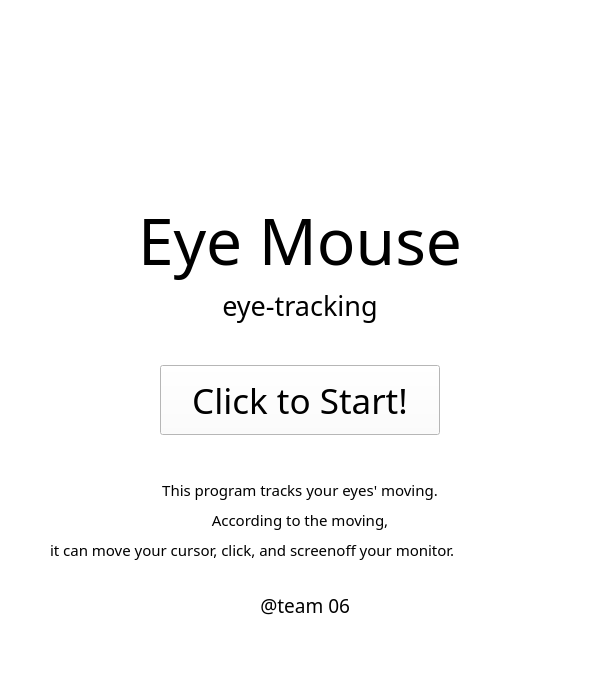
<?xml version="1.0" encoding="UTF-8"?>
<ui version="4.0">
 <class>MainWindow</class>
 <widget class="QMainWindow" name="MainWindow">
  <property name="geometry">
   <rect>
    <x>0</x>
    <y>0</y>
    <width>600</width>
    <height>700</height>
   </rect>
  </property>
  <property name="windowTitle">
   <string>MainWindow</string>
  </property>
  <property name="styleSheet">
   <string notr="true">background-color: rgb(255, 255, 255); 
border-top-color: rgb(255, 255, 255);
border-color: rgb(255, 255, 255);</string>
  </property>
  <widget class="QWidget" name="centralwidget">
   <widget class="QLabel" name="label">
    <property name="geometry">
     <rect>
      <x>100</x>
      <y>200</y>
      <width>400</width>
      <height>80</height>
     </rect>
    </property>
    <property name="font">
     <font>
      <family>Neo둥근모 Pro</family>
      <pointsize>48</pointsize>
     </font>
    </property>
    <property name="text">
     <string>Eye Mouse</string>
    </property>
    <property name="alignment">
     <set>Qt::AlignCenter</set>
    </property>
   </widget>
   <widget class="QLabel" name="label_2">
    <property name="geometry">
     <rect>
      <x>200</x>
      <y>270</y>
      <width>200</width>
      <height>70</height>
     </rect>
    </property>
    <property name="font">
     <font>
      <family>Neo둥근모 Pro</family>
      <pointsize>20</pointsize>
     </font>
    </property>
    <property name="text">
     <string>eye-tracking</string>
    </property>
    <property name="alignment">
     <set>Qt::AlignCenter</set>
    </property>
   </widget>
   <widget class="QPushButton" name="pushButton">
    <property name="geometry">
     <rect>
      <x>160</x>
      <y>365</y>
      <width>280</width>
      <height>70</height>
     </rect>
    </property>
    <property name="font">
     <font>
      <family>Neo둥근모 Pro</family>
      <pointsize>26</pointsize>
     </font>
    </property>
    <property name="styleSheet">
     <string notr="true">background-color:rgb(255, 255, 255);</string>
    </property>
    <property name="text">
     <string>Click to Start!</string>
    </property>
    <property name="autoDefault">
     <bool>true</bool>
    </property>
   </widget>
   <widget class="QLabel" name="label_3">
    <property name="geometry">
     <rect>
      <x>220</x>
      <y>60</y>
      <width>160</width>
      <height>140</height>
     </rect>
    </property>
    <property name="text">
     <string/>
    </property>
    <property name="pixmap">
     <pixmap resource="../../../PycharmProjects/blink+screenoff+resize/myres.qrc">:/eyemouselogo/eyemouseblue</pixmap>
    </property>
    <property name="scaledContents">
     <bool>true</bool>
    </property>
    <property name="alignment">
     <set>Qt::AlignCenter</set>
    </property>
   </widget>
   <widget class="QLabel" name="label_4">
    <property name="geometry">
     <rect>
      <x>110</x>
      <y>350</y>
      <width>380</width>
      <height>100</height>
     </rect>
    </property>
    <property name="autoFillBackground">
     <bool>false</bool>
    </property>
    <property name="text">
     <string/>
    </property>
    <property name="pixmap">
     <pixmap resource="../../../PycharmProjects/blink+screenoff+resize/myres.qrc">:/eyemouselogo/button</pixmap>
    </property>
    <property name="scaledContents">
     <bool>true</bool>
    </property>
   </widget>
   <widget class="QLabel" name="label_5">
    <property name="geometry">
     <rect>
      <x>250</x>
      <y>590</y>
      <width>100</width>
      <height>30</height>
     </rect>
    </property>
    <property name="font">
     <font>
      <family>Neo둥근모 Pro</family>
      <pointsize>14</pointsize>
     </font>
    </property>
    <property name="text">
     <string>@team 06</string>
    </property>
    <property name="alignment">
     <set>Qt::AlignRight|Qt::AlignTrailing|Qt::AlignVCenter</set>
    </property>
   </widget>
   <widget class="QLabel" name="label_6">
    <property name="geometry">
     <rect>
      <x>50</x>
      <y>480</y>
      <width>500</width>
      <height>20</height>
     </rect>
    </property>
    <property name="font">
     <font>
      <family>Neo둥근모 Pro</family>
      <pointsize>11</pointsize>
     </font>
    </property>
    <property name="text">
     <string>This program tracks your eyes' moving.</string>
    </property>
    <property name="alignment">
     <set>Qt::AlignCenter</set>
    </property>
   </widget>
   <widget class="QLabel" name="label_7">
    <property name="geometry">
     <rect>
      <x>150</x>
      <y>510</y>
      <width>300</width>
      <height>20</height>
     </rect>
    </property>
    <property name="font">
     <font>
      <family>Neo둥근모 Pro</family>
      <pointsize>11</pointsize>
     </font>
    </property>
    <property name="text">
     <string>According to the moving,</string>
    </property>
    <property name="alignment">
     <set>Qt::AlignCenter</set>
    </property>
   </widget>
   <widget class="QLabel" name="label_8">
    <property name="geometry">
     <rect>
      <x>50</x>
      <y>540</y>
      <width>500</width>
      <height>20</height>
     </rect>
    </property>
    <property name="font">
     <font>
      <family>Neo둥근모 Pro</family>
      <pointsize>11</pointsize>
     </font>
    </property>
    <property name="text">
     <string>it can move your cursor, click, and screenoff your monitor.</string>
    </property>
   </widget>
   <zorder>label_4</zorder>
   <zorder>label_2</zorder>
   <zorder>pushButton</zorder>
   <zorder>label_3</zorder>
   <zorder>label</zorder>
   <zorder>label_5</zorder>
   <zorder>label_6</zorder>
   <zorder>label_7</zorder>
   <zorder>label_8</zorder>
  </widget>
  <widget class="QStatusBar" name="statusbar"/>
  <action name="actionlogo">
   <property name="icon">
    <iconset>
     <normaloff>:/eyemouselogo/eyemouselogo</normaloff>:/eyemouselogo/eyemouselogo</iconset>
   </property>
   <property name="text">
    <string>logo</string>
   </property>
  </action>
 </widget>
 <resources>
  <include location="../../../PycharmProjects/blink+screenoff+resize/myres.qrc"/>
 </resources>
 <connections/>
</ui>
